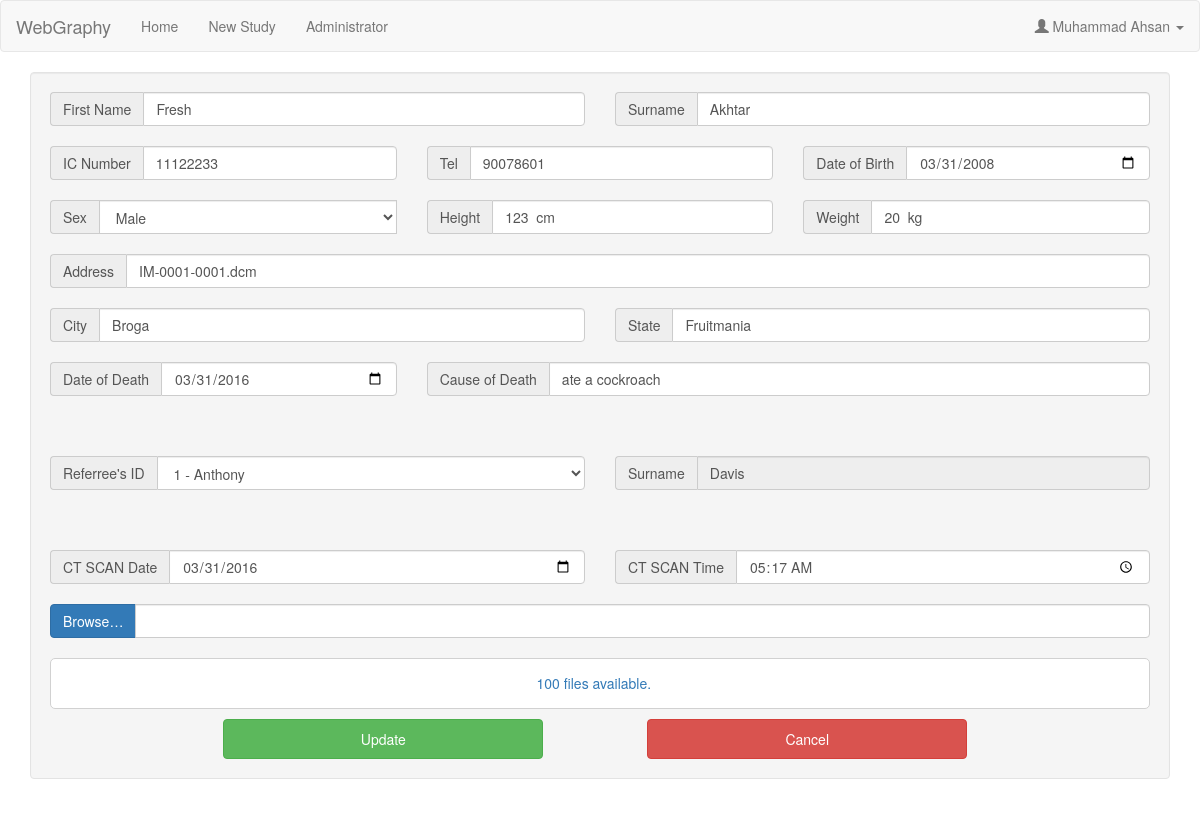
Page /studyEdit.php?add=1 (signed in) on the committed database.
### tables this page shows
CREATE TABLE `studyobject` (
  `objectID` int(11) NOT NULL,
  `objectFirstname` varchar(255) NOT NULL,
  `objectSurname` varchar(255) NOT NULL,
  `ICNumber` int(11) NOT NULL,
  `telephone` int(11) NOT NULL,
  `DOB` date NOT NULL,
  `Sex` varchar(10) NOT NULL,
  `height` smallint(6) NOT NULL,
  `weight` smallint(6) NOT NULL,
  `homeAddress` varchar(255) NOT NULL,
  `homeCity` varchar(255) NOT NULL,
  `homeState` varchar(255) NOT NULL,
  `DOD` date NOT NULL,
  `deathCause` varchar(255) NOT NULL
);

CREATE TABLE `referees` (
  `referreeID` int(11) NOT NULL,
  `userID` int(11) NOT NULL,
  `firstName` varchar(255) NOT NULL,
  `surName` varchar(255) NOT NULL,
  `surgeryID` int(11) NOT NULL
);

CREATE TABLE `ctscan` (
  `CTScanID` int(11) NOT NULL,
  `date` date NOT NULL,
  `time` time NOT NULL,
  `objectID` int(11) NOT NULL
);

### getUsername.php (called while the page is built, shortened)
<?php
include ('conn.php');
$userID = $_SESSION['user_id'];
if( $_SESSION['user_type'] == 'admin'){
	$sql = "SELECT * FROM administrators WHERE userID = '$userID'";
}else{
	$sql = "SELECT * FROM referees WHERE userID = '$userID'";
}
			$result = $conn->query($sql);
			$row = $result->fetch_assoc();
			$fName=$row['firstName'];
			$sName=$row['surName'];
?>

### studyEdit.php (the view, shortened to what this page needs)
<!DOCTYPE html>
<?php include ('study_GET.php');?>
<html lang="en">
<head>
  <link rel="stylesheet" href="http://maxcdn.bootstrapcdn.com/bootstrap/3.3.6/css/bootstrap.min.css">
  <link href="css/input.css" rel="stylesheet">
</head>
<body>
	<div class="navBar">
		<?php
		include 'navBar.php';
		$add=$_GET['add'];?>
	</div>
	<div class="container">
			<form class="well form-horizontal" method="post" action="study_update.php?add=<?php echo $add;?>" enctype="multipart/form-data">
				<div class="row">
					<div class="col-lg-6">
						<div class="input-group">
							<span class="input-group-addon" id="basic-addon2">First Name</span>
							<input type="text" name="objectFN"  class="form-control" value="<?php echo $objectfName; ?>">
						</div>
					</div>
					<div class = "col-lg-6">
						<div class="input-group">
							<span class="input-group-addon" id="basic-addon3">Surname</span>
							<input type="text" name="objectSN" class="form-control" placeholder="Enter Deceased Surname"    value="<?php echo $objectsName; ?>" >
						</div>
					</div>
				</div>
				<br>
				<div class="row">
					<div class="col-lg-4">
						<div class="input-group">
							<span class="input-group-addon" id="basic-addon2">IC Number</span>
							<input type="number"  name="objectIC" class="form-control" placeholder="Enter Deceased IC Number"   value="<?php echo $objectIC; ?>" >
						</div>
					</div>
					<div class="col-lg-4">
						<div class="input-group">
							<span class="input-group-addon" id="basic-addon2">Tel</span>
							<input type="number" name="objectTel" class="form-control"   value="<?php echo $objectTEL; ?>" >
						</div>
					</div>
					<div class="col-lg-4">
						<div class="input-group">
							<span class="input-group-addon" id="basic-addon2">Date of Birth</span>
							<input type="date" name="objectDOB" class="form-control"   value="<?php echo $objectDOB; ?>" >
						</div>
					</div>
				</div>
					<br>
				<div class ="row">
					<div class="col-lg-4">
					<div class="input-group">
						<span class="input-group-addon" id="basic-addon2">Sex</span>
								<select class="form-control" id="sel1" name="objectSex" required>
							<option><?php echo $objectSEX; ?></option>
							</select>
						<br>
					</div>
					</div>
					<div class="col-lg-4">
						<div class="input-group">
							<span class="input-group-addon" id="basic-addon2">Height</span>
							<input type="text" name="objectHeight" class="form-control"   value="<?php echo $objectHeight; ?>  cm" >
						</div>
					</div>
					<div class="col-lg-4">
						<div class="input-group">
							<span class="input-group-addon" id="basic-addon2">Weight</span>
							<input type="text" name="objectWeight" class="form-control"   value="<?php echo $objectWeight; ?>  kg" >
						</div>
					</div>
				</div>
				<br>
				<div class="row">
					<div class="col-lg-12">
						<div class="input-group">
							<span class="input-group-addon" id="basic-addon2">Address</span>
							<input type="text" name="objectAdd" class="form-control"  value="<?php echo $objectAddress; ?>" >
						</div>
					</div>
				</div>
				<br>
				<div class ="row">
					<div class="col-lg-6">
						<div class="input-group">
							<span class="input-group-addon" id="basic-addon2">City</span>
							<input type="text" name="objectCity" class="form-control"   value="<?php echo $objectCity; ?>" >
						</div>
					</div>
					<div class="col-lg-6">
						<div class="input-group">
							<span class="input-group-addon" id="basic-addon2">State</span>
							<input type="text" name="objectState" class="form-control "  value="<?php echo $objectState; ?>"  >
						</div>
					</div>
				</div>
				<br>
				<div class ="row">
					<div class="col-lg-4">
						<div class="input-group">
							<span class="input-group-addon" id="basic-addon2">Date of Death</span>
							<input type="date" name="objectDOD" class="form-control"   value="<?php echo $objectDOD; ?>"  >
						</div>
					</div>
					<div class="col-lg-8">
						<div class="input-group">
							<span class="input-group-addon" id="basic-addon2">Cause of Death</span>
							<input type="text" name="objectCause" class="form-control" placeholder="Enter The Cause Of Deceased's Death"   value="<?php echo $objectCause; ?>"  >
						</div>
					</div>
				</div>
					<br>
					<br>
					<br>
				<?php
					if( $_SESSION['user_type'] == 'admin') :
					?>
					<div class="row">
						<div class="col-lg-6">
						<div class="input-group">
							<span class="input-group-addon" id="basic-addon2">Referree's ID</span>
								<select class="form-control" id="refID" name="refID" required>
							<option><?php echo $RefID . " - " . $Reffname;?></option>
							</select>
						</div>
					</div>
						<div class = "col-lg-6">
						<div class="input-group">
							<span class="input-group-addon" id="basic-addon3">Surname</span>
							<input type="text" name="refSN" class="form-control" id="disabledInput" style="cursor:default;" value="<?php echo $Refsname; ?>" disabled >
						</div>
					</div>
				</div>
				<br>
				<br>
				<br>
				<?php endif;?>
				<div class="row">
					<div class="col-lg-6">
						<div class="input-group">
							<span class="input-group-addon" id="basic-addon2">CT SCAN Date</span>
							<input type="date" name="CTDate" class="form-control"   value="<?php echo $scanDate; ?>" >
						</div>
					</div>
					<div class="col-lg-6">
						<div class="input-group">
							<span class="input-group-addon" id="basic-addon2">CT SCAN Time</span>
							<input type="time" name="CTTime" class="form-control"  value="<?php echo $scanTime; ?>" >
						</div>
					</div>
				</div>
				<br>
				<div class="row">
				<div class="col-lg-12">
            <div class="input-group">
                <span class="input-group-btn">
                    <span class="btn btn-primary btn-file">
                        Browse&hellip; <input type="file" name="juice[]" multiple>
                    </span>
                </span>
                <input type="text" class="form-control" readonly>
            </div>
				</div>
					</div>
					<br>
				<div class="col-md-12" style= "background:#ffffff; border-radius: 5px;  border-style: solid;
    border-width: 1px; margin-bottom: 10px; border-color: #D1D1D1" id="show_button">
	<div class="row" >
				<div class="col-sm-5">
				</div>
				<div class="col-sm-5">
				<div class="input-group">
				<button type="button"  onclick="show()" class="btn btn-link"><h5><?php echo $rowcount . " files available.";?></h5></button>
				</div>
				</div>
	</div>
	</div>
				<br>
					<br>
					<div class='row'>
						<div class="col-lg-2">
						</div>
						<button  type="submit" value="Update" name="updateAll" class="btn btn-success" style="width: 320px; height: 40px">Update</button>
						<a href="studyProfile.php?add=<?php echo $add; ?>"><button  type="button" class="btn btn-danger" style="width: 320px; margin-left: 100px; height: 40px">Cancel</button></a>
					</div>
					</form>
	</div>
	<br>
</body>
</body>
</html>

### navBar.php (shortened to what this page needs)
<!DOCTYPE html>
<?php
include ('getUsername.php');
?>
<html>
<nav class= "navbar navbar-default">
  <div class="container-fluid">
    <div class="navbar-header">
      <a class="navbar-brand" href="home.php">WebGraphy</a>
    </div>
    <ul class="nav navbar-nav">
      <li class="<?php if ($include=="home"){echo 'active';}?>"><a href="home.php">Home</a></li>
	 <li class="<?php if ($include=="newPatient"){echo 'active';}?>"><a href="studyNew.php">New Study</a></li>
	 <?php if( $_SESSION['user_type'] == 'admin'):?>
	<li class="<?php if ($include=="admin"){echo 'active';}?>"><a href="Admin.php">Administrator</a></li>
<?php endif; ?>
	</ul>
	      <ul class="nav navbar-nav navbar-right">
				<li><a class="dropdown-toggle" data-toggle="dropdown" href="#"><span class="glyphicon glyphicon-user"></span><?php echo" " .$fName." " .$sName;?>  <span class="caret"></span></a>
				</li>
		  </ul>
		  </nav>
		  </html>

### css/input.css (style rules this page uses)
.btn-file { position: relative; overflow: hidden; }
input[readonly] { background-color: white !important; cursor: text !important; }

### rows in the picture
studyobject: objectFN "Fresh", objectSN "Akhtar", objectIC "11122233", objectTel "90078601", objectDOB "03/31/2008", objectSex "Male", objectHeight "123 cm", objectWeight "20 kg", objectAdd "IM-0001-0001.dcm", objectCity "Broga", objectState "Fruitmania", objectDOD "03/31/2016", objectCause "ate a cockroach", refID "1 - Anthony", refSN "Davis", CTDate "03/31/2016", CTTime "05:17:00"

### other values in the picture
$fName "Muhammad"
$sName "Ahsan"
$rowcount "100"
